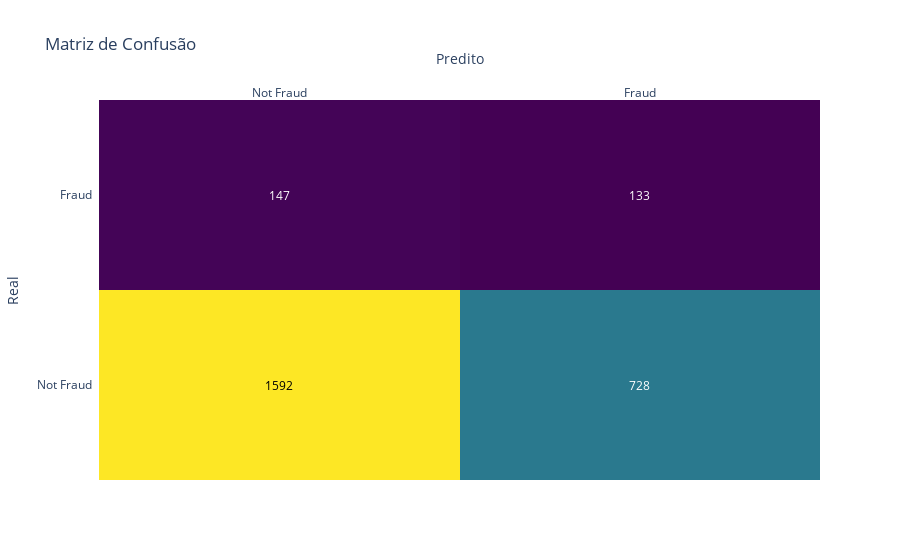

The notebook cell this image was saved under:
### Code cell
y_pred = tree_model.predict(X_test)
accuracy = accuracy_score(y_test, y_pred)
precision = precision_score(y_test, y_pred)
recall = recall_score(y_test, y_pred)
f1 = f1_score(y_test, y_pred)

cm = confusion_matrix(y_test, y_pred)
labels = ['Not Fraud', 'Fraud']

fig = ff.create_annotated_heatmap(z=cm, x=labels, y=labels, colorscale='Viridis')
fig.update_layout(title_text='Matriz de Confusão', xaxis_title='Predito', yaxis_title='Real')

fig.show()

print(f'Accuracy: {accuracy:.4f}')
print(f'Precision: {precision:.4f}')
print(f'Recall: {recall:.4f}')
print(f'F1-score: {f1:.4f}')

### Figure 1 — Plotly figure (JSON) as saved in the notebook; plotly's stock layout.template omitted (floating-point values rounded to 4 significant figures)
{"data": [{"colorscale": [[0, "#440154"], [0.1111, "#482878"], [0.2222, "#3e4989"], [0.3333, "#31688e"], [0.4444, "#26828e"], [0.5556, "#1f9e89"], [0.6667, "#35b779"], [0.7778, "#6ece58"], [0.8889, "#b5de2b"], [1, "#fde725"]], "reversescale": false, "showscale": false, "type": "heatmap", "x": ["Not Fraud", "Fraud"], "y": ["Not Fraud", "Fraud"], "z": [[1592, 728], [147, 133]]}], "layout": {"annotations": [{"font": {"color": "#000000"}, "showarrow": false, "text": "1592", "x": "Not Fraud", "xref": "x", "y": "Not Fraud", "yref": "y"}, {"font": {"color": "#FFFFFF"}, "showarrow": false, "text": "728", "x": "Fraud", "xref": "x", "y": "Not Fraud", "yref": "y"}, {"font": {"color": "#FFFFFF"}, "showarrow": false, "text": "147", "x": "Not Fraud", "xref": "x", "y": "Fraud", "yref": "y"}, {"font": {"color": "#FFFFFF"}, "showarrow": false, "text": "133", "x": "Fraud", "xref": "x", "y": "Fraud", "yref": "y"}], "title": {"text": "Matriz de Confusão"}, "xaxis": {"dtick": 1, "gridcolor": "rgb(0, 0, 0)", "side": "top", "ticks": "", "title": {"text": "Predito"}}, "yaxis": {"dtick": 1, "ticks": "", "ticksuffix": "  ", "title": {"text": "Real"}}}}
